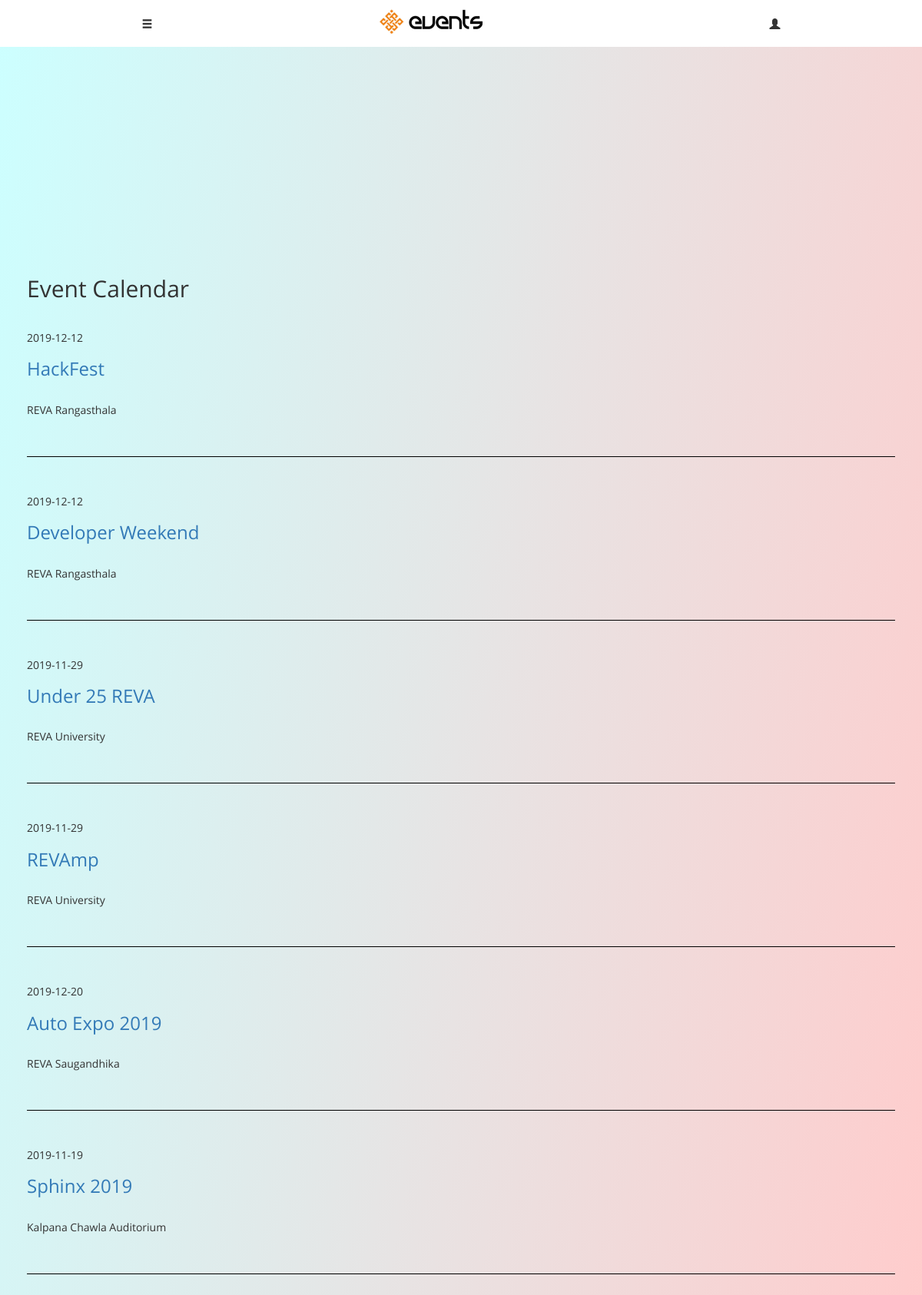
Before: /Event with the older database file.
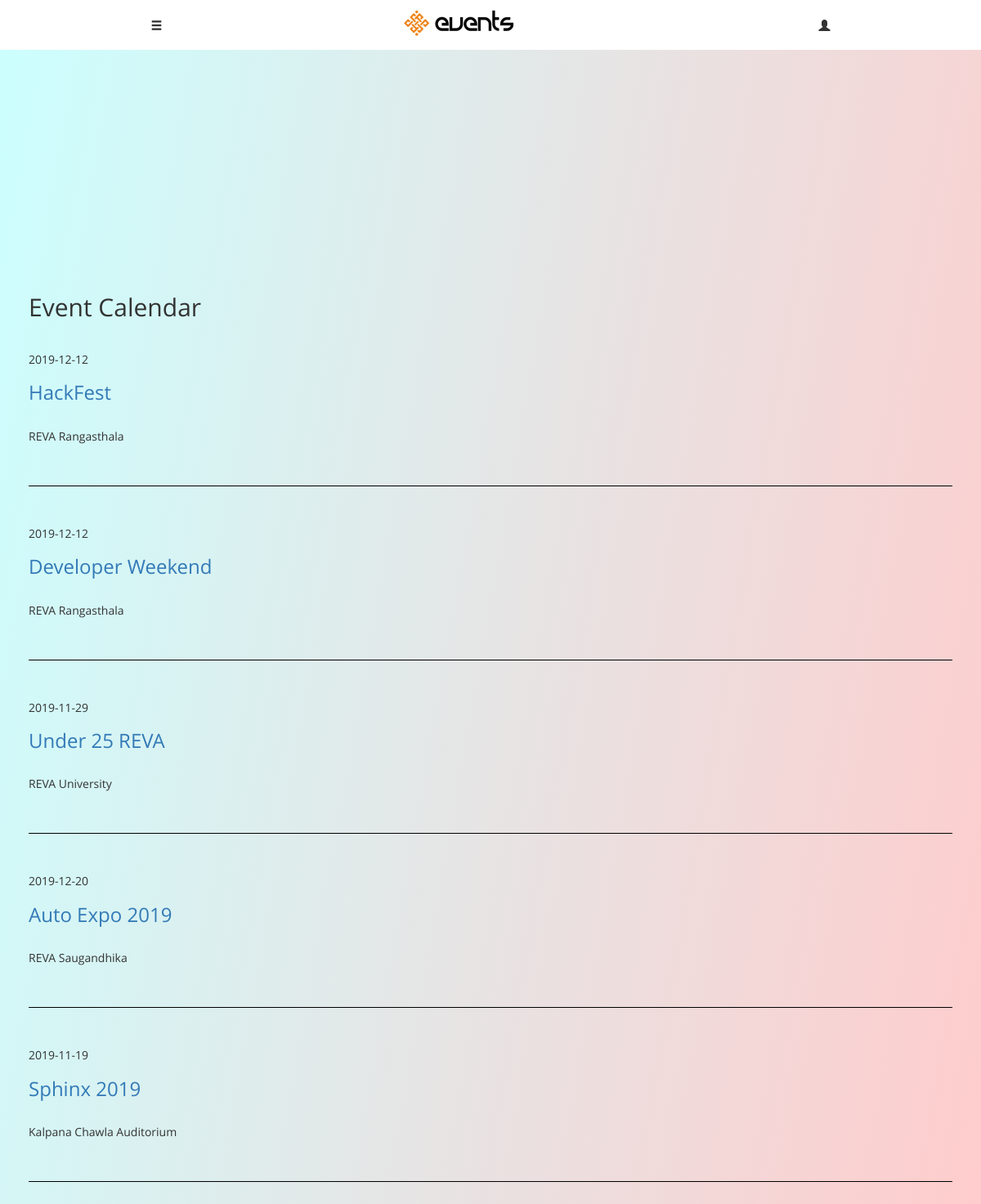
After: the same page with the newer database file.
### app/models.py (models this page shows, shortened)
class Event(db.Model):
    id = db.Column(db.Integer, primary_key=True)
    name = db.Column(db.String(120))
    body = db.Column(db.String(140))
    venue = db.Column(db.String(140))
    branch = db.Column(db.String(140))
    image = db.Column(db.String(140))
    timestamp = db.Column(db.Date, index=True, default=datetime.utcnow)

### app/routes.py (the view)
@app.route('/Event')
def calander():
    events = Event.query.all()
    return render_template('Event_Calandar1.html', events = events)

### app/templates/Event_Calandar1.html
{% extends "base.html" %}
{% block content %}
    <div class="container-fluid">
    <div>
        <h2 class="new_font" style="margin-top: 30%;">Event Calendar </h2><br>
        {% for evn in events %}
        <ul>
          <li><b><h5 class="new_font">{{evn.timestamp}}</h5></b></li>
          <li><h3><a class="new_font" href="/evn_det?id={{evn.id}}">{{evn.name}}</a></h3>
            <br>
            <span class="new_font">{{evn.venue}}</span></a> </li>
        </ul>
        <br>
        <hr style="
        width: 100%;
        border-style: solid;
        border-color: black;
    ">
        <br>
        {% endfor %}
    </div>
    {% endblock %}

Changed rows visible on the page:
removed Event: timestamp "2019-11-29", name "REVAmp", venue "REVA University"
